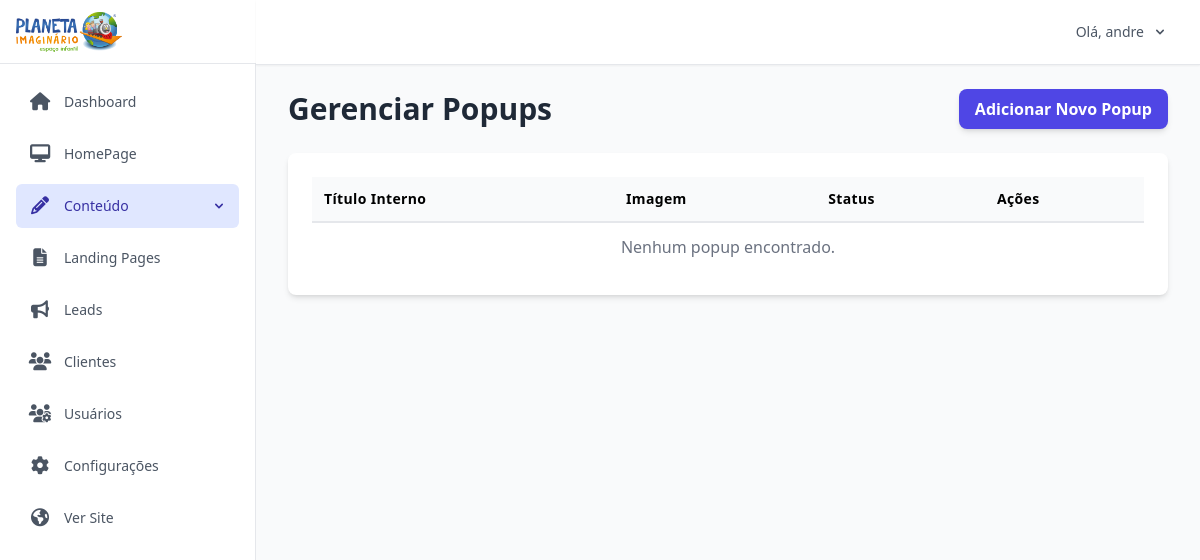
Before: /dashboard/popups (signed in) with the older database file.
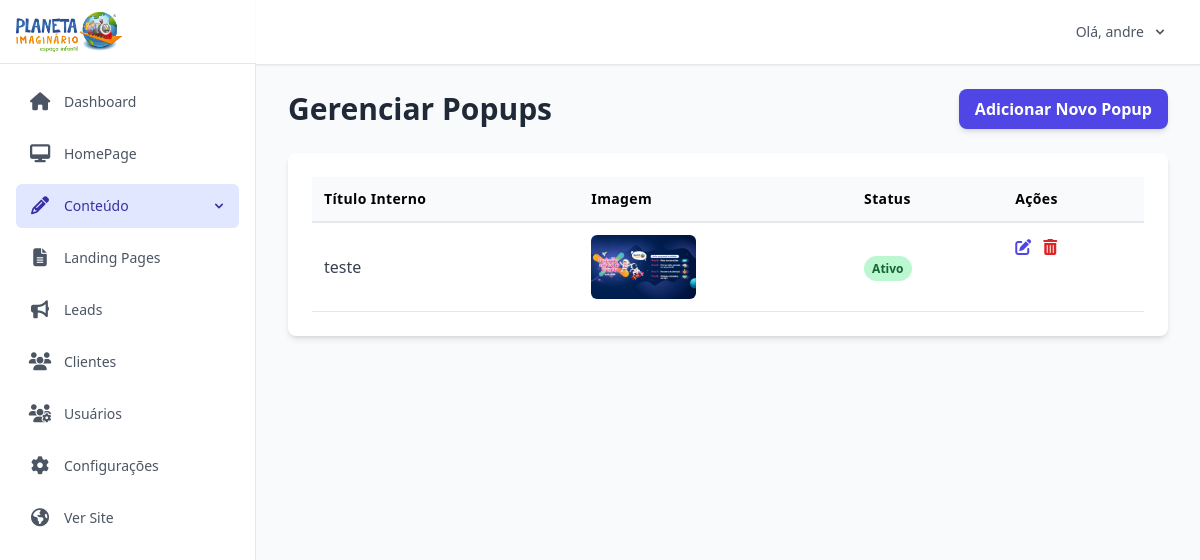
After: the same page with the newer database file.
### app/models.py (models this page shows, shortened)
class Popup(db.Model):
    id = db.Column(db.Integer, primary_key=True)
    title = db.Column(db.String(150), nullable=False, comment="Título interno para identificação no dashboard.")
    image_filename = db.Column(db.String(100), nullable=False, comment="Nome do arquivo da imagem.")
    target_url = db.Column(db.String(255), nullable=False, comment="Link de destino ao clicar na imagem.")
    is_active = db.Column(db.Boolean, default=False, index=True, comment="Só pode haver um popup ativo por vez.")
    display_mode = db.Column(
        db.String(50),
        nullable=False,
        default='show_once',
        comment="Modo de exibição: 'show_once' (mostrar uma vez) ou 'always_show' (mostrar sempre)."
    )
    created_at = db.Column(db.DateTime, default=datetime.utcnow)
    updated_at = db.Column(db.DateTime, default=datetime.utcnow, onupdate=datetime.utcnow)

### app/dashboard/routes.py (the view)
@bp.route('/popups')
@login_required
def list_popups():
    popups = Popup.query.order_by(Popup.created_at.desc()).all()
    return render_template('dashboard/popups.html', popups=popups, title="Gerenciar Popups")

### app/dashboard/routes.py (called while the page is built)
@bp.app_context_processor
def inject_global_variables():
    try:
        published_landing_pages = LandingPage.query.filter_by(is_published=True).order_by(LandingPage.title).all()
        site_settings = Settings.query.first()
        active_popup = Popup.query.filter_by(is_active=True).first()
        return dict(
            nav_landing_pages=published_landing_pages,
            site_settings=site_settings,
            active_popup=active_popup  # ✅ INJETA O POPUP
        )
    except Exception as e:
        print(f"Erro ao injetar variáveis globais: {e}")
        return dict(nav_landing_pages=[], site_settings=None, active_popup=None)

### app/main/routes.py (called while the page is built)
@bp.app_context_processor
def inject_global_variables():
    try:
        published_landing_pages = LandingPage.query.filter_by(is_published=True).order_by(LandingPage.title).all()
        site_settings = Settings.query.first()
        return dict(
            nav_landing_pages=published_landing_pages,
            site_settings=site_settings
        )
    except Exception as e:
        print(f"Erro ao injetar variáveis globais: {e}")
        return dict(
            nav_landing_pages=[],
            site_settings=None
        )

### app/templates/dashboard/popups.html
{% extends "dashboard/dashboard_base.html" %}
{% block dashboard_content %}
<div class="flex justify-between items-center mb-6">
    <h1 class="text-3xl font-bold text-gray-800">{{ title }}</h1>
    <a href="{{ url_for('dashboard.add_popup') }}" class="bg-indigo-600 hover:bg-indigo-700 text-white font-bold py-2 px-4 rounded-lg shadow-md transition-colors">
        Adicionar Novo Popup
    </a>
</div>
<div class="bg-white p-6 rounded-lg shadow-md">
    <table class="w-full text-left">
        <thead class="bg-gray-50 border-b-2 border-gray-200">
            <tr>
                <th class="p-3 text-sm font-semibold tracking-wide">Título Interno</th>
                <th class="p-3 text-sm font-semibold tracking-wide">Imagem</th>
                <th class="p-3 text-sm font-semibold tracking-wide">Status</th>
                <th class="p-3 text-sm font-semibold tracking-wide">Ações</th>
            </tr>
        </thead>
        <tbody>
            {% for popup in popups %}
            <tr class="border-b border-gray-200 hover:bg-gray-50">
                <td class="p-3 text-gray-700">{{ popup.title }}</td>
                <td class="p-3">
                    <img src="{{ url_for('static', filename='uploads/' + popup.image_filename) }}" alt="{{ popup.title }}" class="h-16 w-auto rounded-md object-cover">
                </td>
                <td class="p-3">
                    {% if popup.is_active %}
                        <span class="bg-green-200 text-green-800 text-xs font-semibold px-2 py-1 rounded-full">Ativo</span>
                    {% else %}
                        <span class="bg-gray-200 text-gray-800 text-xs font-semibold px-2 py-1 rounded-full">Inativo</span>
                    {% endif %}
                </td>
                <td class="p-3 flex items-center space-x-3">
                    <a href="{{ url_for('dashboard.edit_popup', popup_id=popup.id) }}" class="text-indigo-600 hover:text-indigo-800" title="Editar">
                        <i class="fas fa-edit"></i>
                    </a>
                    <button type="button"
                            @click="deleteUrl = '{{ url_for('dashboard.delete_popup', popup_id=popup.id) }}'; deleteModalOpen = true"
                            class="text-red-600 hover:text-red-800"
                            title="Excluir">
                        <i class="fas fa-trash-alt"></i>
                    </button>
                </td>
            </tr>
            {% else %}
            <tr>
                <td colspan="4" class="p-3 text-center text-gray-500">Nenhum popup encontrado.</td>
            </tr>
            {% endfor %}
        </tbody>
    </table>
</div>
{% endblock %}

Changed rows visible on the page:
added Popup: title "teste", image_filename (picture), is_active "Ativo"
Other visible differences:
text no longer shown: "Nenhum popup encontrado."
